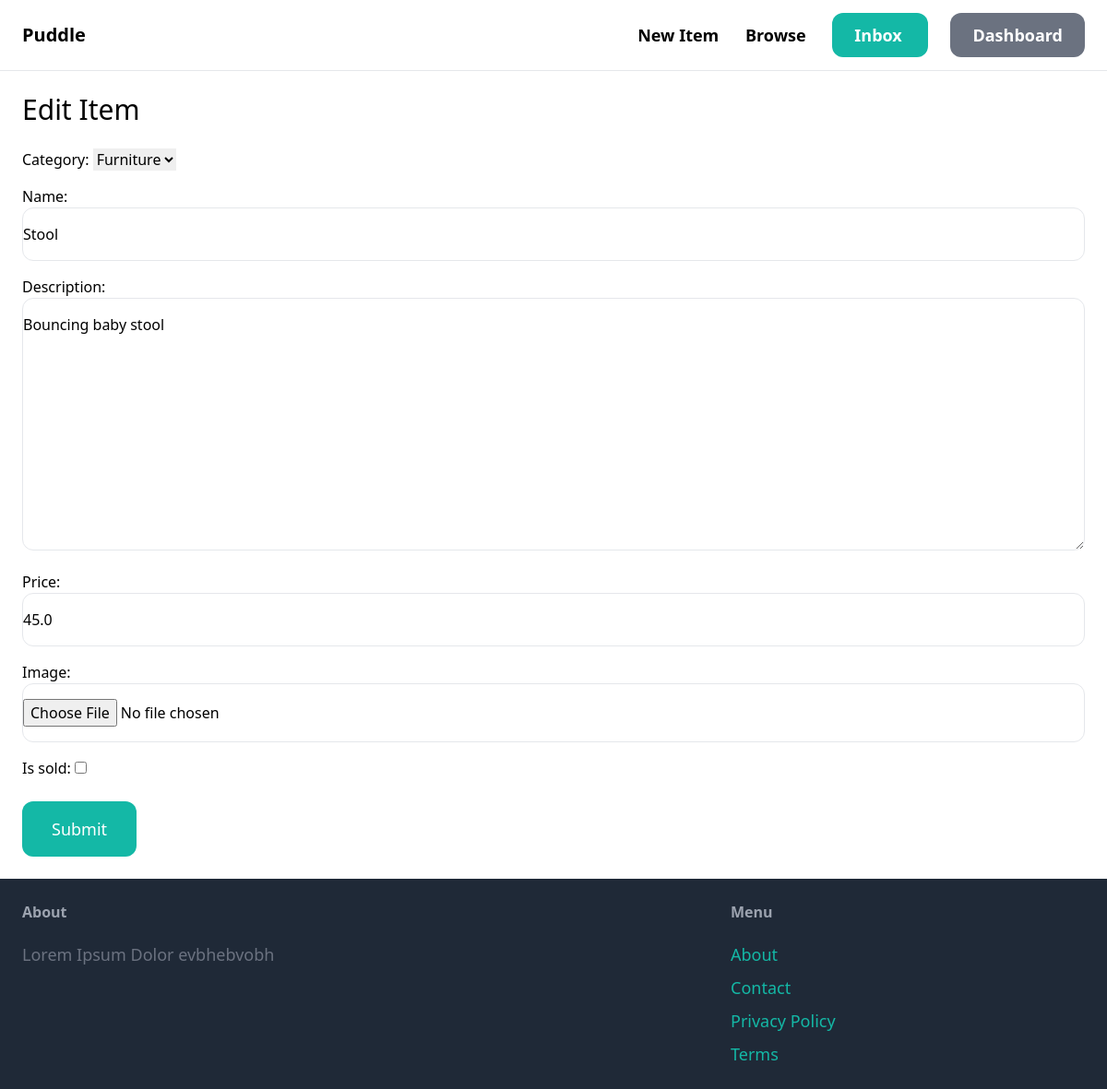
The page /items/5/edit/ (signed in) on the database its author committed.
### item/models.py (models this page shows, shortened)
class Item(models.Model):
	category = models.ForeignKey(Category, related_name='items', on_delete=models.CASCADE)
	name = models.CharField(max_length=255)
	description = models.TextField(blank=True, null=True)
	price = models.FloatField()
	image = models.ImageField(upload_to='item_images', blank=True, null=True)
	is_sold = models.BooleanField(default=False)
	created_by = models.ForeignKey(User, related_name='items', on_delete=models.CASCADE)
	created_at = models.DateTimeField(auto_now_add=True)

class Category(models.Model):
	name = models.CharField(max_length=255)
	class Meta:
		ordering = ('name',)
		verbose_name_plural = 'Categories'
	def __str__(self):
		return self.name

### item/views.py (the view)
# urls.py: path('<str:pk>/edit/', views.edit_item, name='edit'),
@login_required
def edit_item(request, pk):
	item = get_object_or_404(Item, pk=pk, created_by=request.user)
	if request.method == 'POST':
		form = EditItemForm(request.POST, request.FILES, instance=item)
		if form.is_valid():
			form.save()
			return redirect('detail', pk=item.id)
	else:
		form = EditItemForm(instance=item)
	context = {
		'form': form,
		'title': 'Edit Item',
	}
	return render(request, 'item/new_item.html', context)

### item/forms.py
class EditItemForm(forms.ModelForm):
	class Meta:
		model = Item
		fields = ('category', 'name', 'description', 'price', 'image', 'is_sold')
		widgets = {
			'name': forms.TextInput(attrs={
				'class': INPUT_CLASSES,
			}),
			'description': forms.Textarea(attrs={
				'class': INPUT_CLASSES,
			}),
			'price': forms.TextInput(attrs={
				'class': INPUT_CLASSES,
			}),
			'image': forms.FileInput(attrs={
				'class': INPUT_CLASSES,
			}),
		}

### item/templates/item/new_item.html (shortened to what this page needs)
{% extends 'core/base.html' %}
{% block content %}
    <h1 class="mb-6 text-3xl">{{ title }}</h1>
<form action="." method="POST" enctype="multipart/form-data">
    <div class="space-y-4">
        {{ form.as_p }}
    </div>
    <button class="mt-6 py-4 px-8 text-lg bg-teal-500 hover:bg-teal-700 rounded-xl text-white"> Submit </button>
</form>
{% endblock content %}

### rows shown on the page
Item: category "Furniture", description "Bouncing baby stool", price "45.0"
Category: name "Stool"

### other values the page prints
{{ title }} "Edit Item"
